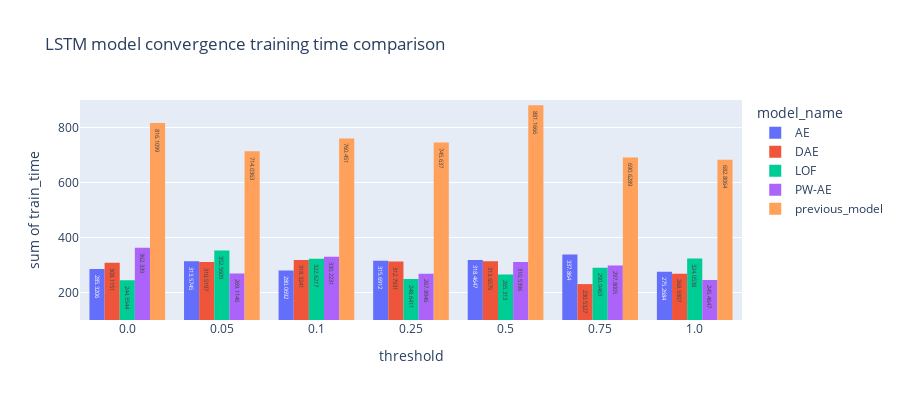

The code cell stored with this chart in its notebook:
### Code cell
# LSTM model training time comparison
fig = px.histogram(weighted_result_df, x="threshold", y="train_time",
             color='model_name', barmode='group',
             height=400, title='LSTM model convergence training time comparison', text_auto=True)
fig.update_yaxes(range=[100, 900])
fig.show()

### Figure 1 — Plotly figure (JSON) as saved in the notebook; plotly's stock layout.template omitted (floating-point values rounded to 4 significant figures)
{"data": [{"alignmentgroup": "True", "bingroup": "x", "histfunc": "sum", "hovertemplate": "model_name=AE<br>threshold=%{x}<br>sum of train_time=%{y}<extra></extra>", "legendgroup": "AE", "marker": {"color": "#636efa", "pattern": {"shape": ""}}, "name": "AE", "offsetgroup": "AE", "orientation": "v", "showlegend": true, "texttemplate": "%{value}", "type": "histogram", "x": ["0.0", "0.05", "0.1", "0.25", "0.5", "0.75", "1.0"], "xaxis": "x", "y": [285.3, 313.6, 280.1, 315.7, 318.5, 337.9, 275.3], "yaxis": "y"}, {"alignmentgroup": "True", "bingroup": "x", "histfunc": "sum", "hovertemplate": "model_name=DAE<br>threshold=%{x}<br>sum of train_time=%{y}<extra></extra>", "legendgroup": "DAE", "marker": {"color": "#EF553B", "pattern": {"shape": ""}}, "name": "DAE", "offsetgroup": "DAE", "orientation": "v", "showlegend": true, "texttemplate": "%{value}", "type": "histogram", "x": ["0.0", "0.05", "0.1", "0.25", "0.5", "0.75", "1.0"], "xaxis": "x", "y": [308.1, 310.5, 318.3, 312.8, 313.7, 230.5, 268.6], "yaxis": "y"}, {"alignmentgroup": "True", "bingroup": "x", "histfunc": "sum", "hovertemplate": "model_name=LOF<br>threshold=%{x}<br>sum of train_time=%{y}<extra></extra>", "legendgroup": "LOF", "marker": {"color": "#00cc96", "pattern": {"shape": ""}}, "name": "LOF", "offsetgroup": "LOF", "orientation": "v", "showlegend": true, "texttemplate": "%{value}", "type": "histogram", "x": ["0.0", "0.05", "0.1", "0.25", "0.5", "0.75", "1.0"], "xaxis": "x", "y": [244.6, 352.6, 322.6, 248.6, 265.3, 290.0, 324.1], "yaxis": "y"}, {"alignmentgroup": "True", "bingroup": "x", "histfunc": "sum", "hovertemplate": "model_name=PW-AE<br>threshold=%{x}<br>sum of train_time=%{y}<extra></extra>", "legendgroup": "PW-AE", "marker": {"color": "#ab63fa", "pattern": {"shape": ""}}, "name": "PW-AE", "offsetgroup": "PW-AE", "orientation": "v", "showlegend": true, "texttemplate": "%{value}", "type": "histogram", "x": ["0.0", "0.05", "0.1", "0.25", "0.5", "0.75", "1.0"], "xaxis": "x", "y": [362.3, 269.1, 330.2, 267.9, 310.5, 297.8, 245.5], "yaxis": "y"}, {"alignmentgroup": "True", "bingroup": "x", "histfunc": "sum", "hovertemplate": "model_name=previous_model<br>threshold=%{x}<br>sum of train_time=%{y}<extra></extra>", "legendgroup": "previous_model", "marker": {"color": "#FFA15A", "pattern": {"shape": ""}}, "name": "previous_model", "offsetgroup": "previous_model", "orientation": "v", "showlegend": true, "texttemplate": "%{value}", "type": "histogram", "x": ["0.0", "0.05", "0.1", "0.25", "0.5", "0.75", "1.0"], "xaxis": "x", "y": [816.1, 714.0, 760.5, 745.6, 881.2, 690.6, 682.8], "yaxis": "y"}], "layout": {"barmode": "group", "height": 400, "legend": {"title": {"text": "model_name"}, "tracegroupgap": 0}, "title": {"text": "LSTM model convergence training time comparison"}, "xaxis": {"anchor": "y", "domain": [0, 1], "title": {"text": "threshold"}}, "yaxis": {"anchor": "x", "domain": [0, 1], "range": [100, 900], "title": {"text": "sum of train_time"}}}}
